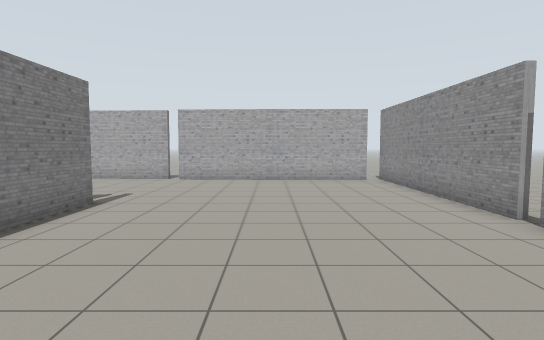
View 1 (above)

16 first-person views from a walk through a robot-simulator world made for Gazebo. The camera is 1.3 m above the floor, tilts 4° down and sees 80° across. Floor lines are 1 m apart. The floor is counted in squares, 1 m on a side. Each view is taken from the middle of a square. On the plan, view 1 faces up. The plan holds only what a view shows up to about 14 squares ahead; the rest is blank. Gazebo's built-in surfaces are drawn with simple patterns.

View 2
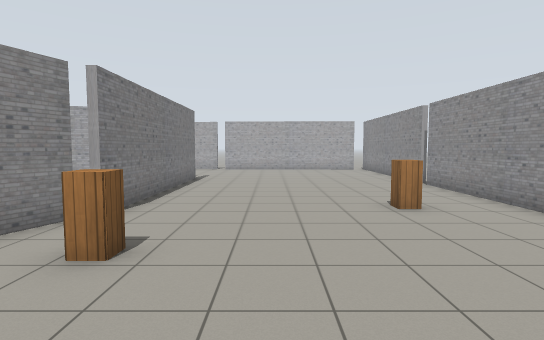

View 3
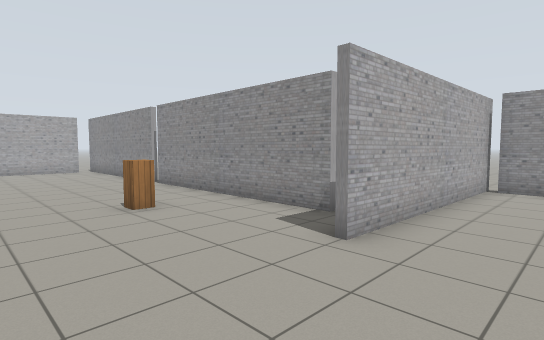

View 4
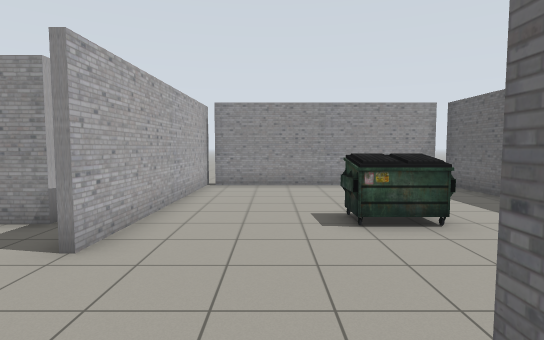

View 5
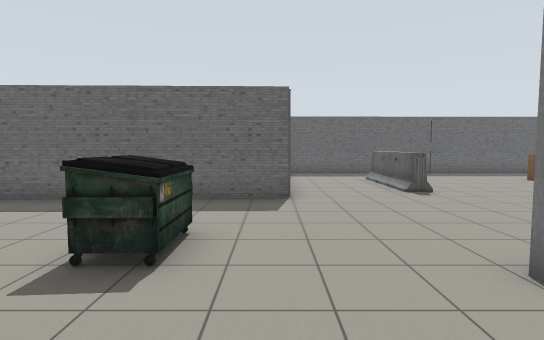

View 6
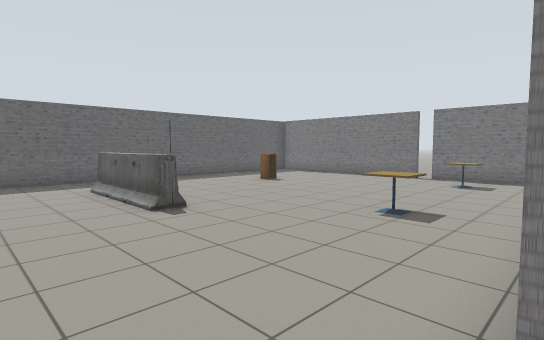

View 7
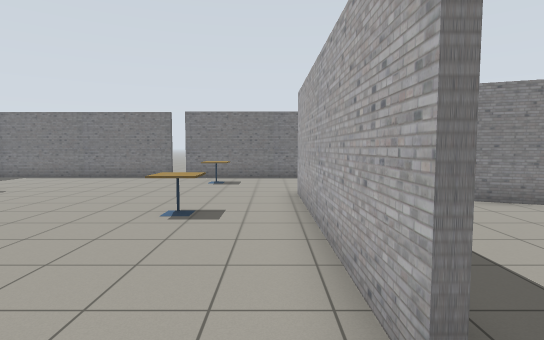

View 8
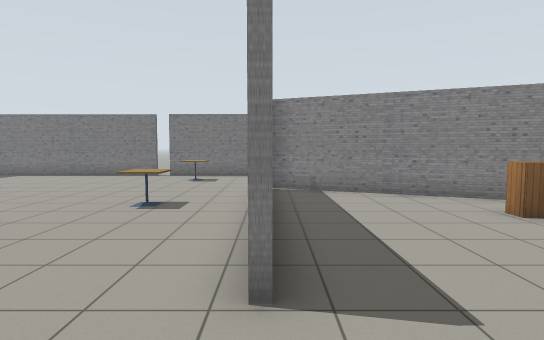

View 9
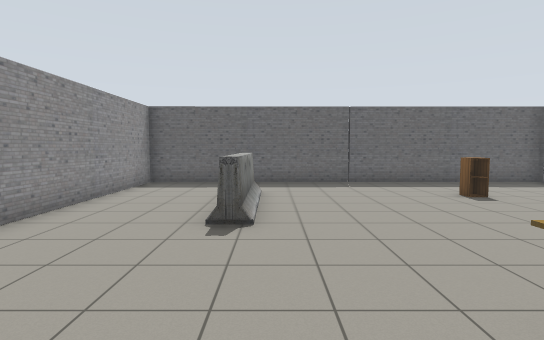

View 10
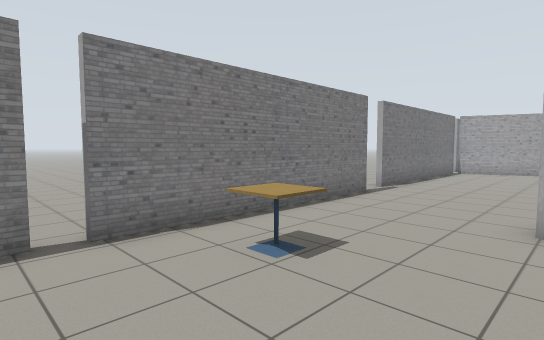

View 11
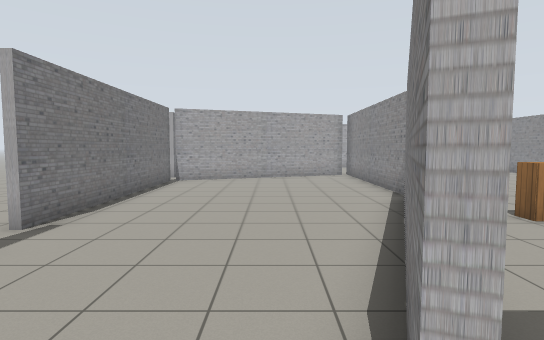

View 12
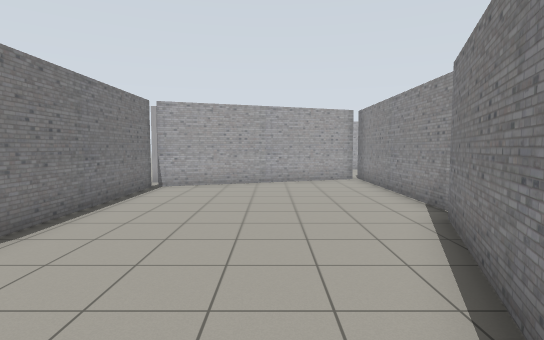

View 13
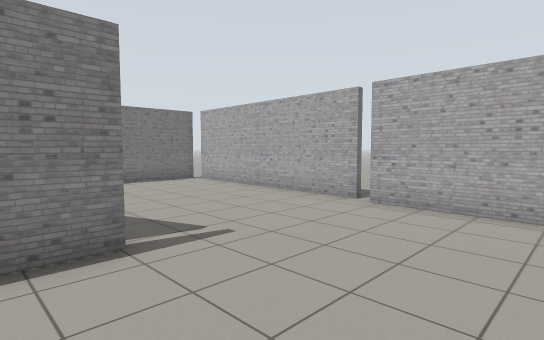

View 14
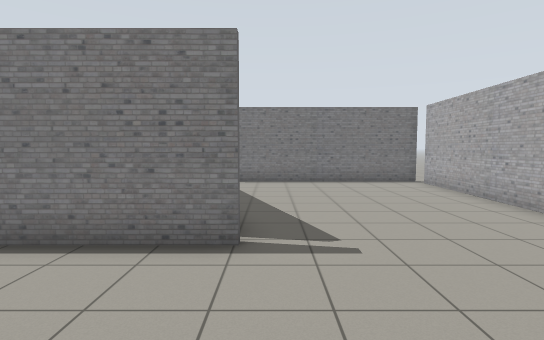

View 15
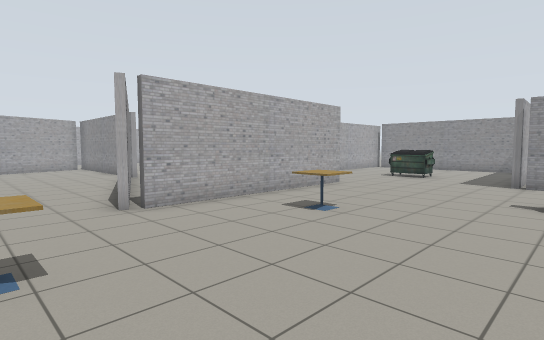

View 16
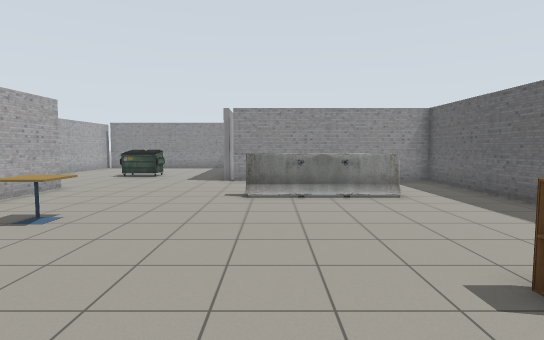

### Floor plan
Points are (right, up) in squares from view 1. A wall is a line through its corners. A room is listed if a view was taken in it or the views show most of it. See-through windows are left out.
Room 1 (views 1, 2, 3, 4, 5, 6, 7, 8, 9, 10, 11, 12, 13, 14, 15, 16)
walls: (-4.4, 0) (-4.4, 7.6); (-4.6, -0.1) (-7.4, -7.2); (0.5, -7.2) (-7.1, -7.3); (-7.6, -7.1) (-4.7, -0.1); (4.4, -2.4) (4.4, 5.2); (-11.9, -4.1) (-11.9, -11.8); (-4.6, 7.3) (-11.9, 4.6) (-11.9, -3); (-4.2, 7.6) (-4.2, 0); (4.4, 5.8) (4.4, 13.2); (-11.9, -12.2) (-11.9, -19.9); (10.5, -3.8) (2.9, -3.6); (10.1, -11.6) (10.1, -4); (-4.2, 13.3) (-11.8, 13.5); (3.8, 12.8) (-3.8, 13); (-12.2, 13.5) (-12.2, 5.9); (-12.2, -20.2) (2.5, -20) (2.5, -12.1) (10.1, -11.9)
ways out: opening at (-12, -12); gap at (-12, -3.5); gap at (-4, 13); gap at (4, 13); gap at (5, -2); gap at (5, 5.5)
objects: cafe table (-10, -10); cabinet (-7, -17); cafe table (-5, -10) to (-4, -10); cabinet (-3, -2); barrier (-1, -17) to (-1, -14); cabinet (2, 1); dumpster (4, -9) to (5, -8)

Where each view was taken, in squares from view 1:
view 1: 0 up, 0 right, facing up
view 2: 6 down, 1 left, facing up
view 3: 6 down, 1 left, facing up-right
view 4: 6 down, 1 left, facing right
view 5: 4 down, 3 right, facing down
view 6: 7 down, 2 right, facing down-left
view 7: 8 down, 2 right, facing left
view 8: 7 down, 3 right, facing left
view 9: 8 down, 2 left, facing down
view 10: 13 down, 7 left, facing up-left
view 11: 8 down, 8 left, facing up
view 12: 6 down, 8 left, facing up
view 13: 6 up, 0 right, facing up-left
view 14: 8 up, 0 right, facing left
view 15: 14 down, 10 left, facing up-right
view 16: 14 down, 10 left, facing right
